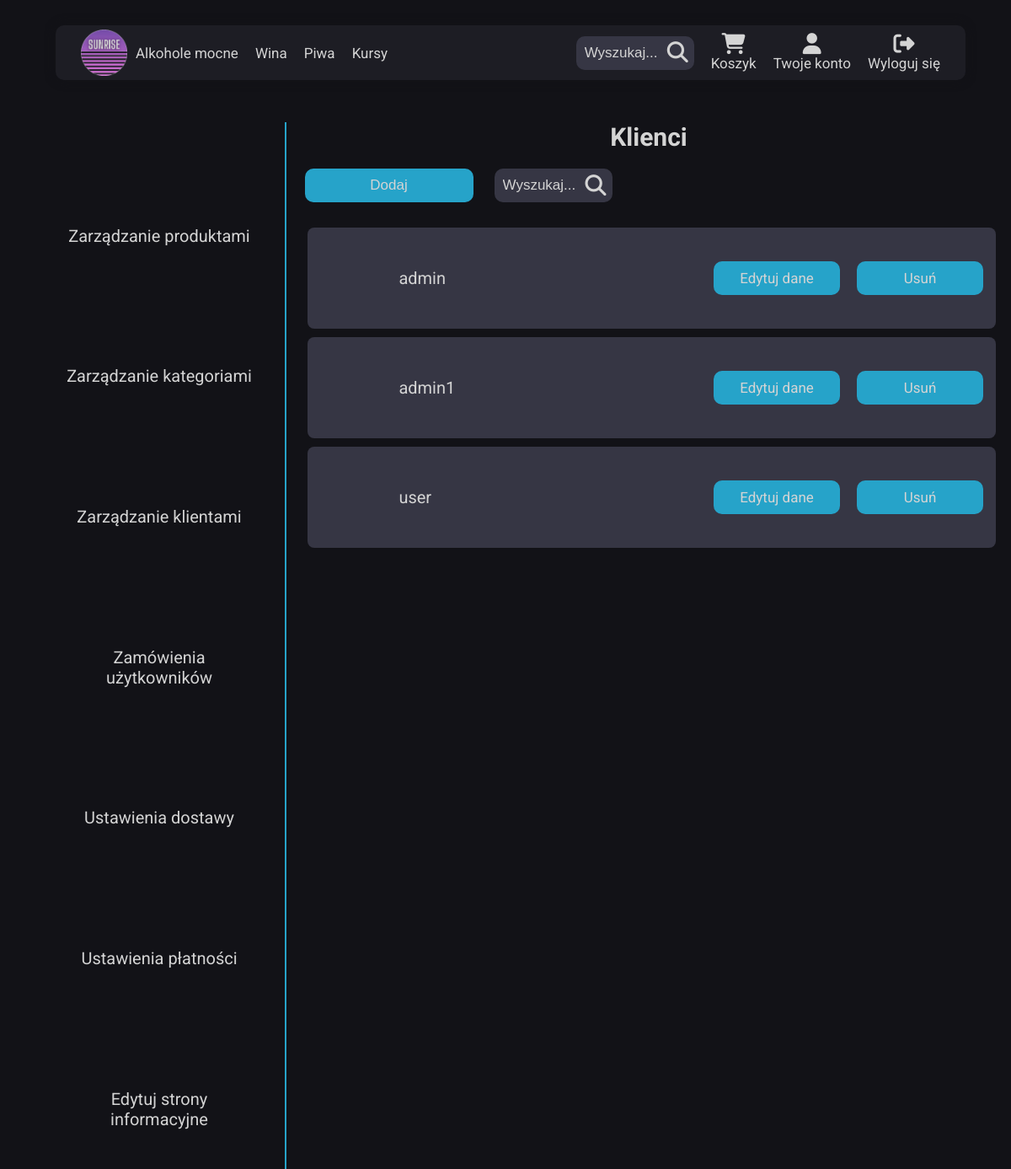
Screenshot of /html/admin_panel/customers.php (signed in) with the database file from the repository.
### tables this page shows
CREATE TABLE `user` (
  `id` int(11) NOT NULL,
  `mail` varchar(100) NOT NULL,
  `login` varchar(20) NOT NULL,
  `pass` varchar(255) NOT NULL,
  `firstname` varchar(50) NOT NULL,
  `lastname` varchar(50) NOT NULL,
  `address_id` int(11) NOT NULL,
  `telephone` varchar(9) NOT NULL,
  `isAdmin` tinyint(1) NOT NULL,
  `isActive` tinyint(1) NOT NULL,
  `activationHash` varchar(255) NOT NULL,
  `create_date` datetime NOT NULL,
  `mod_date` datetime NOT NULL
);

### html/admin_panel/customers.php (the view, shortened to what this page needs)
<?php
require_once('../../php/dblogin.php');
$pdo = new PDO('mysql:host=' . $host . ';dbname=' . $db . ';port=3306', $user, $pass);
?>
<h1 class="admin__headline">Klienci</h1>
<div class="admin__add">
    <button class="admin__add--addBtn">Dodaj</button>
    <div class="nav__user--search admin__add--search">
        <input type="text" placeholder="Wyszukaj..." id="searchBar" /><i id="searchBtn" class="fa-solid fa-magnifying-glass"></i>
    </div>
</div>
<div class="admin__products">
    <?php
    $query = $pdo->query('select login from user');
    while ($row = $query->fetch()) {
        $param = http_build_query([
            'item' => $row['login']
        ]);
        $delParams = http_build_query([
            'item' => $row['login'],
            'table' => 'user',
            'column' => 'login'
        ]);
        $html = '<div class="admin__product">
    <p class="admin__product--name">' . $row['login'] . '</p>
    <a href="./edit_customer.php?' . $param . '" class="admin__add--addBtn admin__product--edit">Edytuj dane</a>
    <a href="../../php/admin_panel/delete_item.php?' . $delParams . '" class="admin__add--addBtn admin__product--delete">Usuń</a>
    </div>';
        echo $html;
    }
    ?>
</div>
<?php
require "./admin_panel.php";
?>

### css/main.css (style rules this page uses)
*, *::before, *::after { box-sizing: border-box; margin: 0; padding: 0; }
* { scrollbar-width: none; scrollbar-color: #d4d4d4 #121217; }
html { font-size: 62.5%; scroll-behavior: smooth; }
body { min-height: 100%; display: flex; flex-direction: column; font-family: "Roboto", sans-serif; color: #d4d4d4; background-color: #121217; }
a { text-decoration: none; }
p { font-size: 1.8rem; }
p { font-size: 1.5rem; }
.nav__user--search { position: relative; display: flex; align-items: center; margin: 10px; }
.nav__user--search input { width: 200px; height: 40px; padding: 10px; font-size: 1.7rem; background-color: #363644; border: none; border-radius: 10px; color: #d4d4d4; }
.nav__user--search input::placeholder { color: #d4d4d4; font-size: 1.7rem; }
.nav__user--search i { position: absolute; right: 0; font-size: 2.5rem; color: #d4d4d4; padding: 7px; cursor: pointer; }
.admin__headline { font-size: 3rem; margin: 0 auto; }
.admin__add { width: 95%; margin: 10px 25px; display: flex; align-items: center; gap: 15px; }
.admin__add--addBtn { width: 200px; height: 40px; border: none; border-radius: 10px; background-color: rgb(38, 163, 201); color: #d4d4d4; font-size: 1.7rem; cursor: pointer; transition: transform 0.2s; }
.admin__products { width: 100%; overflow: scroll; overflow-x: hidden; }
.admin__product { display: grid; grid-template-columns: repeat(7, 1fr); gap: 2em; align-items: center; width: 95%; height: 120px; padding: 0 15px; margin: 10px 25px; background-color: #363644; border-radius: 8px; }
.admin__product--name { text-wrap: nowrap; font-size: 2rem; grid-column: 2/3; grid-row: 1/2; }
.admin__product--edit { display: flex; align-items: center; justify-content: center; width: 150px; height: 40px; grid-column: 6/7; grid-row: 1/2; }
.admin__product--delete { display: flex; align-items: center; justify-content: center; width: 150px; height: 40px; grid-column: 7/8; grid-row: 1/2; }
@media (max-width: 1200px) { .nav__user--search { position: relative; display: flex; align-items: center; margin: 10px; } }
@media (max-width: 1200px) { .nav__user--search input { width: 140px; } }

### rows the page displays
user: login "admin"
user: login "admin1"
user: login "user"
